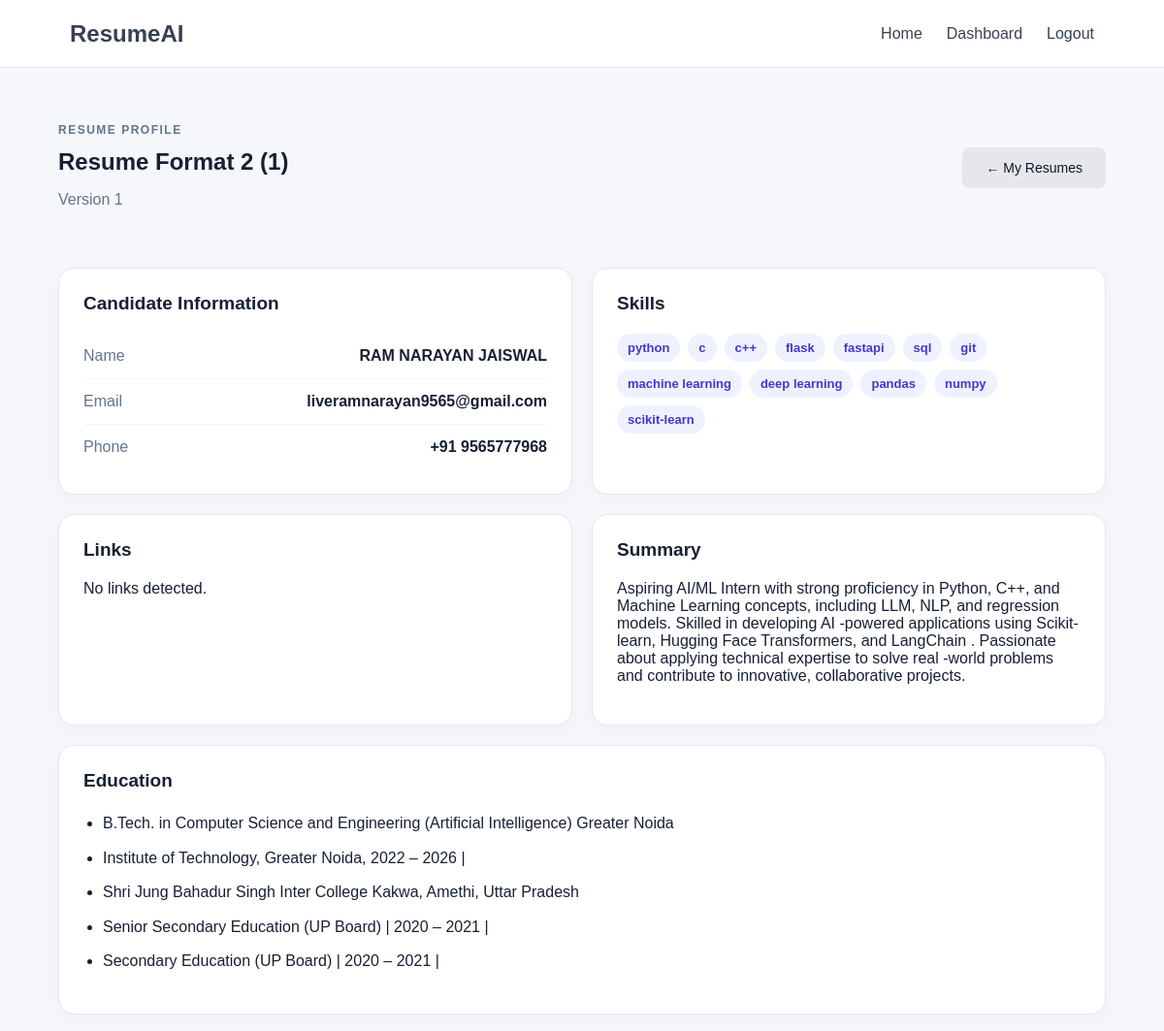
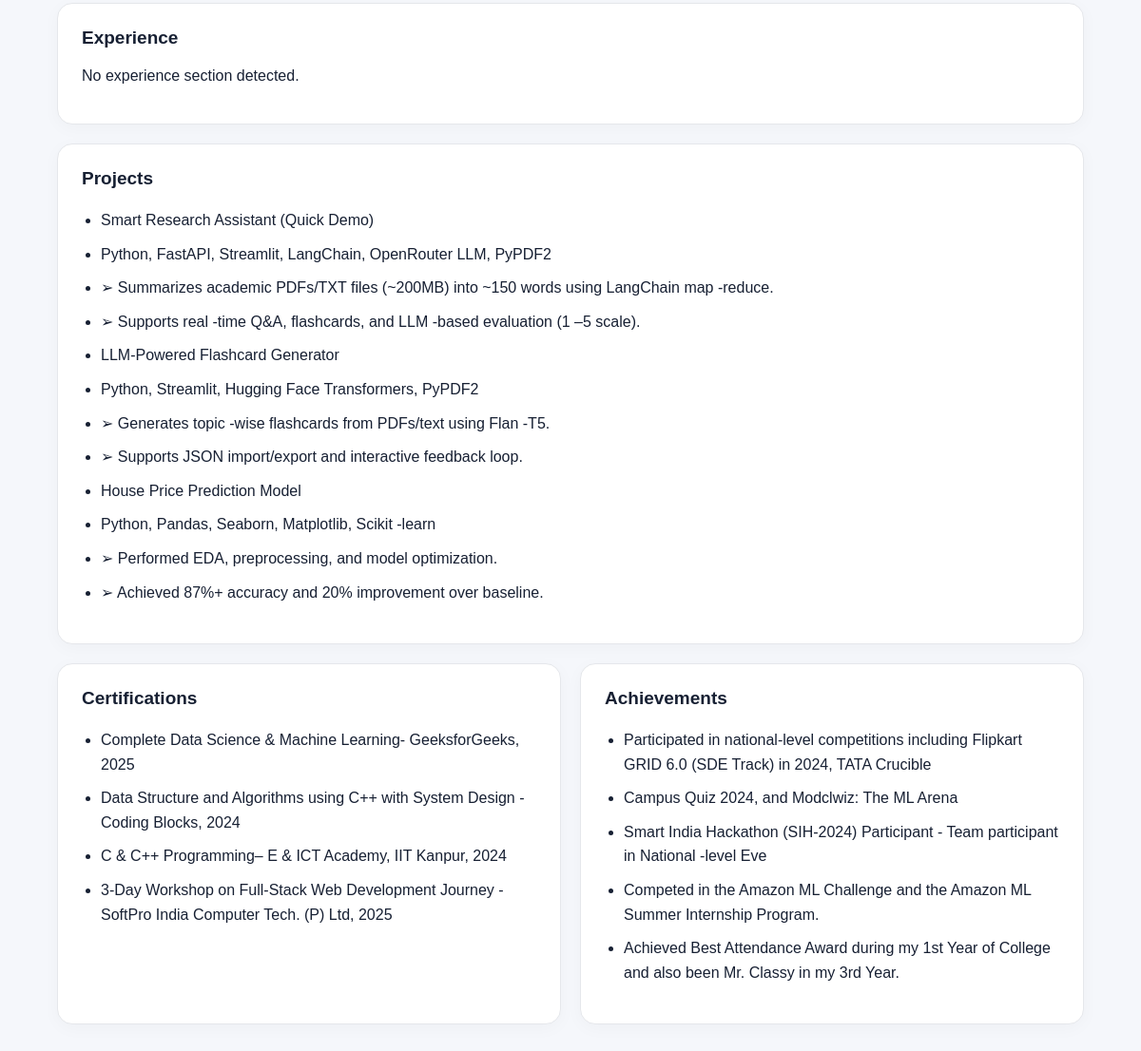
The page /resume/1 (signed in) on the database its author committed (2 pictures, top to bottom).
### models.py (models this page shows)
class Resume(db.Model):
    __tablename__ = "resumes"
    id = db.Column(
        db.Integer,
        primary_key=True
    )
    user_id = db.Column(
        db.Integer,
        db.ForeignKey("users.id"),
        nullable=False
    )
    title = db.Column(
        db.String(255),
        nullable=False
    )
    file_path = db.Column(
        db.String(500),
        nullable=True
    )
    resume_text = db.Column(
        db.Text,
        nullable=True
    )
    resume_profile = db.Column(
        db.JSON,
        nullable=True
    )
    version = db.Column(
        db.Integer,
        default=1
    )
    created_at = db.Column(
        db.DateTime,
        default=datetime.utcnow
    )
    updated_at = db.Column(
        db.DateTime,
        default=datetime.utcnow,
        onupdate=datetime.utcnow
    )
    analyses = db.relationship(
        "ResumeAnalysis",
        back_populates="resume",
        lazy=True,
        cascade="all, delete-orphan"
    )

### routes/resume.py (the view, shortened to what this page needs)
@resume_bp.route(
    "/<int:resume_id>"
)
@login_required
def view(
    resume_id
):
    resume = get_user_resume(
        resume_id
    )
    return render_template(
        "resume/view.html",
        resume=resume
    )

### routes/resume.py (called while the page is built)
def get_user_resume(
    resume_id
):
    return db.session.scalar(
        select(Resume).where(
            Resume.id == resume_id,
            Resume.user_id == current_user.id
        )
    )

### templates/resume/view.html (shortened to what this page needs)
{% extends "base.html" %}
{% block content %}
<section class="page-header">
    <div>
        <p class="eyebrow">
            RESUME PROFILE
        </p>
        <h1>
            {{ resume.title }}
        </h1>
        <p>
            Version {{ resume.version }}
        </p>
    </div>
    <a
        href="{{ url_for('resume.index') }}"
        class="btn secondary"
    >
        ← My Resumes
    </a>
</section>
<section class="profile-grid">
    <div class="profile-card">
        <h2>
            Candidate Information
        </h2>
        <div class="profile-item">
            <span>
                Name
            </span>
            <strong>
                {{ resume.resume_profile.name or "Not detected" }}
            </strong>
        </div>
        <div class="profile-item">
            <span>
                Email
            </span>
            <strong>
                {{ resume.resume_profile.email or "Not detected" }}
            </strong>
        </div>
        <div class="profile-item">
            <span>
                Phone
            </span>
            <strong>
                {{ resume.resume_profile.phone or "Not detected" }}
            </strong>
        </div>
    </div>
    <div class="profile-card">
        <h2>
            Skills
        </h2>
        {% if resume.resume_profile.skills %}
            <div class="skill-list">
                {% for skill in resume.resume_profile.skills %}
                    <span class="skill-tag">
                        {{ skill }}
                    </span>
                {% endfor %}
            </div>
        {% else %}
            <p>
                No skills detected.
            </p>
        {% endif %}
    </div>
    <div class="profile-card">
        <h2>
            Links
        </h2>
        {% if resume.resume_profile.links %}
            {% for link in resume.resume_profile.links %}
                <p>
                    <a
                        href="{{ link }}"
                        target="_blank"
                        rel="noopener noreferrer"
                    >
                        {{ link }}
                    </a>
                </p>
            {% endfor %}
        {% else %}
            <p>
                No links detected.
            </p>
        {% endif %}
    </div>
    <div class="profile-card">
        <h2>
            Summary
        </h2>
        {% if resume.resume_profile.summary %}
            <p>
                {{ resume.resume_profile.summary }}
            </p>
        {% else %}
            <p>
                No professional summary detected.
            </p>
        {% endif %}
    </div>
    <div class="profile-card full-width">
        <h2>
            Education
        </h2>
        {% if resume.resume_profile.education %}
            <ul>
                {% for item in resume.resume_profile.education %}
                    <li>
                        {{ item }}
                    </li>
                {% endfor %}
            </ul>
        {% else %}
            <p>
                No education section detected.
            </p>
        {% endif %}
    </div>
    <div class="profile-card full-width">
        <h2>
            Experience
        </h2>
        {% if resume.resume_profile.experience %}
            <ul>
                {% for item in resume.resume_profile.experience %}
                    <li>
                        {{ item }}
                    </li>
                {% endfor %}
            </ul>
        {% else %}
            <p>
                No experience section detected.
            </p>
        {% endif %}
    </div>
    <div class="profile-card full-width">
        <h2>
            Projects
        </h2>
        {% if resume.resume_profile.projects %}
            <ul>
                {% for item in resume.resume_profile.projects %}
                    <li>
                        {{ item }}
                    </li>
                {% endfor %}
            </ul>
        {% else %}
            <p>
                No projects detected.
            </p>
        {% endif %}
    </div>
    <div class="profile-card">
        <h2>
            Certifications
        </h2>
        {% if resume.resume_profile.certifications %}
            <ul>
                {% for item in resume.resume_profile.certifications %}
                    <li>
                        {{ item }}
                    </li>
                {% endfor %}
            </ul>
        {% else %}
            <p>
                No certifications detected.
            </p>
        {% endif %}
    </div>
    <div class="profile-card">
        <h2>
            Achievements
        </h2>
        {% if resume.resume_profile.achievements %}
            <ul>
                {% for item in resume.resume_profile.achievements %}
                    <li>
                        {{ item }}
                    </li>
                {% endfor %}
            </ul>
        {% else %}
            <p>
                No achievements detected.
            </p>
        {% endif %}
    </div>
</section>
{% endblock %}

### templates/base.html (shortened to what this page needs)
<!DOCTYPE html>
<html lang="en">
<head>
    <link
        rel="stylesheet"
        href="{{ url_for('static', filename='css/style.css') }}"
    >
</head>
<body>
<header class="navbar">
    <div class="brand">
        <a href="{{ url_for('main.index') }}">
            ResumeAI
        </a>
    </div>
    <nav>
        <a href="{{ url_for('main.index') }}">
            Home
        </a>
        {% if current_user.is_authenticated %}
            <a href="{{ url_for('main.dashboard') }}">
                Dashboard
            </a>
            <a href="{{ url_for('auth.logout') }}">
                Logout
            </a>
        {% endif %}
    </nav>
</header>
<main class="container">
    {% block content %}
    {% endblock %}
</main>
</body>
</html>

### static/css/style.css (style rules this page uses)
* { box-sizing: border-box; }
body { margin: 0; font-family: Arial, sans-serif; background: #f5f7fb; color: #172033; }
.navbar { height: 70px; display: flex; align-items: center; justify-content: space-between; padding: 0 6%; background: #ffffff; border-bottom: 1px solid #e5e7eb; }
.brand { font-size: 24px; font-weight: 800; }
.navbar nav { display: flex; gap: 25px; }
.navbar a { text-decoration: none; color: #374151; }
.container { width: 90%; max-width: 1200px; margin: 40px auto; }
.btn { border: none; padding: 13px 24px; border-radius: 8px; background: #111827; color: #ffffff; cursor: pointer; text-decoration: none; display: inline-block; font-size: 14px; }
.btn.secondary { background: #e5e7eb; color: #111827; }
.eyebrow { font-size: 12px; font-weight: 800; letter-spacing: 1.5px; color: #6366f1; }
.page-header { display: flex; align-items: center; justify-content: space-between; gap: 30px; margin: 45px 0; }
.page-header h1 { margin: 5px 0; }
.page-header p { color: #64748b; }
.profile-grid { display: grid; grid-template-columns: repeat( 2, minmax(0, 1fr) ); gap: 20px; margin-bottom: 50px; }
.profile-card { background: #ffffff; border: 1px solid #e5e7eb; border-radius: 16px; padding: 25px; box-shadow: 0 4px 18px rgba(0, 0, 0, 0.03); }
.profile-card.full-width { grid-column: 1 / -1; }
.profile-card h2 { margin-top: 0; margin-bottom: 20px; font-size: 19px; }
.profile-item { display: flex; justify-content: space-between; gap: 20px; padding: 14px 0; border-bottom: 1px solid #f1f5f9; }
.profile-item:last-child { border-bottom: none; }
.profile-item span { color: #64748b; }
.profile-item strong { text-align: right; word-break: break-word; }
.skill-list { display: flex; flex-wrap: wrap; gap: 8px; }
.skill-tag { display: inline-block; padding: 7px 11px; background: #eef2ff; color: #4338ca; border-radius: 20px; font-size: 13px; font-weight: 600; }
.profile-card ul { padding-left: 20px; }
.profile-card li { margin-bottom: 10px; line-height: 1.6; }

### rows shown on the page
Resume: title "Resume Format 2 (1)", version "1", resume_profile "RAM NARAYAN JAISWAL", resume_profile "liveramnarayan9565@gmail.com", resume_profile "+91 9565777968", resume_profile.summary "Aspiring AI/ML Intern with strong proficiency in Python, C++, and Machine Learning concepts, including LLM, NLP, and regression models. Skilled in developing AI -powered applications using Scikit-learn, Hugging Face Transformers, and LangChain . Passionate about applying technical expertise to solve real -world problems and contribute to innovative, collaborative projects."

### other values the page prints
{{ skill }} "python" "c" "c++" "flask" "fastapi" "sql" "git" "machine learning" "deep learning" "pandas" "numpy" "scikit-learn"
{{ item }} "B.Tech. in Computer Science and Engineering (Artificial Intelligence) Greater Noida" "Institute of Technology, Greater Noida, 2022 – 2026 |" "Shri Jung Bahadur Singh Inter College Kakwa, Amethi, Uttar Pradesh" "Senior Secondary Education (UP Board) | 2020 – 2021 |" "Secondary Education (UP Board) | 2020 – 2021 |"
{{ item }} "Smart Research Assistant (Quick Demo)" "Python, FastAPI, Streamlit, LangChain, OpenRouter LLM, PyPDF2" "➢ Summarizes academic PDFs/TXT files (~200MB) into ~150 words using LangChain map -reduce." "➢ Supports real -time Q&A, flashcards, and LLM -based evaluation (1 –5 scale)." "LLM-Powered Flashcard Generator" "Python, Streamlit, Hugging Face Transformers, PyPDF2" "➢ Generates topic -wise flashcards from PDFs/text using Flan -T5." "➢ Supports JSON import/export and interactive feedback loop." "House Price Prediction Model" "Python, Pandas, Seaborn, Matplotlib, Scikit -learn" "➢ Performed EDA, preprocessing, and model optimization." "➢ Achieved 87%+ accuracy and 20% improvement over baseline."
{{ item }} "Complete Data Science & Machine Learning- GeeksforGeeks, 2025" "Data Structure and Algorithms using C++ with System Design - Coding Blocks, 2024" "C & C++ Programming– E & ICT Academy, IIT Kanpur, 2024" "3-Day Workshop on Full-Stack Web Development Journey -SoftPro India Computer Tech. (P) Ltd, 2025"
{{ item }} "Participated in national-level competitions including Flipkart GRID 6.0 (SDE Track) in 2024, TATA Crucible" "Campus Quiz 2024, and Modclwiz: The ML Arena" "Smart India Hackathon (SIH-2024) Participant - Team participant in National -level Eve" "Competed in the Amazon ML Challenge and the Amazon ML Summer Internship Program." "Achieved Best Attendance Award during my 1st Year of College and also been Mr. Classy in my 3rd Year."
